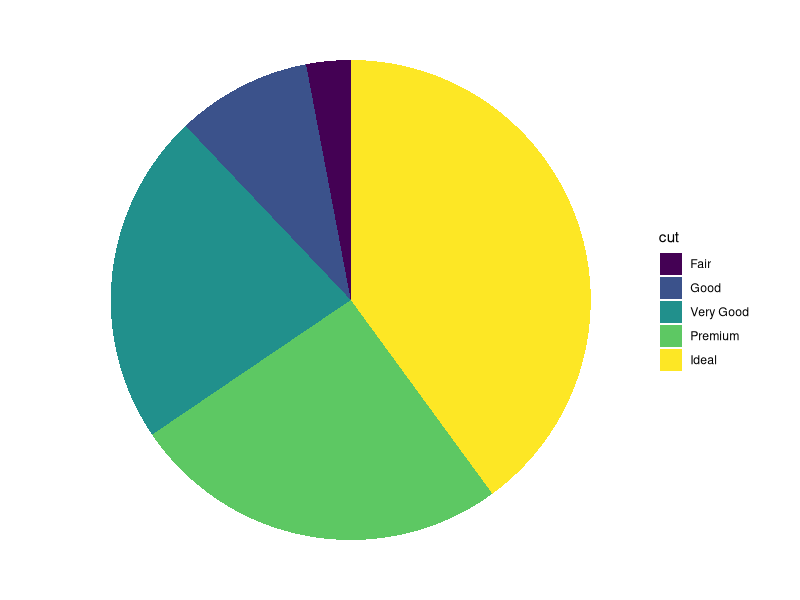
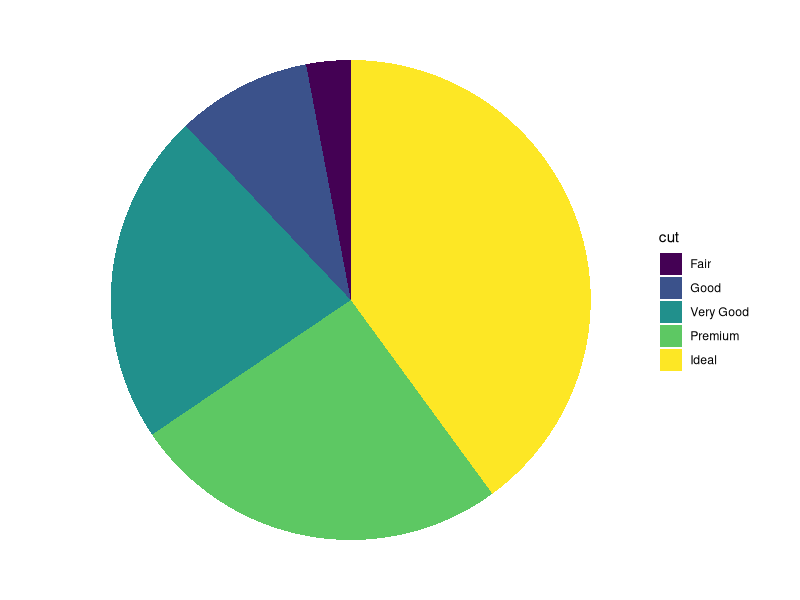

Write R code to recreate these figures, in order.
## ---- chunk 1
knitr::opts_chunk$set(echo = TRUE)
options(tidyverse.quiet = TRUE)
## ---- chunk 2
library(tidyverse)
p <- diamonds %>%
ggplot() + 
  aes(y = 0, fill = cut) + 
  geom_bar() + # or geom_bar
  coord_polar() + 
  theme_void() 

p
## ---- chunk 3
geom_bar <- function(mapping = NULL, data = NULL,
                     stat = "count", position = "stack",
                     ...,
                     just = 0.5,
                     width = NULL,
                     na.rm = FALSE,
                     orientation = NA,
                     show.legend = NA,
                     inherit.aes = TRUE) {
  layer(
    data = data,
    mapping = mapping,
    stat = stat,
    geom = GeomBar,
    position = position,
    show.legend = show.legend,
    inherit.aes = inherit.aes,
    params = rlang::list2(
      just = just,
      width = width,
      na.rm = na.rm,
      orientation = orientation,
      ...
    )
  )
}
## ---- chunk 4
setup_data_bar <- function(data, params) {
    data$flipped_aes <- params$flipped_aes
    data <- flip_data(data, params$flipped_aes)
    data$width <- data$width %||%
      params$width %||% (min(vapply(
        split(data$x, data$PANEL, drop = TRUE),
        resolution, numeric(1), zero = FALSE
      )) * 0.9)
    data$just <- params$just %||% 0.5
    data <- transform(data,
      ymin = pmin(y, 0), ymax = pmax(y, 0),
      xmin = x - width * just, xmax = x + width * (1 - just),
      width = NULL, just = NULL
    )
    flip_data(data, params$flipped_aes)
}


draw_panel_bar <- function(self, data, panel_params, coord, lineend = "butt",
                        linejoin = "mitre", width = NULL, flipped_aes = FALSE) {
    # Hack to ensure that width is detected as a parameter
    ggproto_parent(GeomRect, self)$draw_panel(
      data,
      panel_params,
      coord,
      lineend = lineend,
      linejoin = linejoin
    )
  }

GeomBar <- ggproto("GeomBar", GeomRect,
  required_aes = c("x", "y"),
  # These aes columns are created by setup_data(). They need to be listed here so
  # that GeomRect$handle_na() properly removes any bars that fall outside the defined
  # limits, not just those for which x and y are outside the limits
  non_missing_aes = c("xmin", "xmax", "ymin", "ymax"),
  setup_params = function(data, params) {
    params$flipped_aes <- has_flipped_aes(data, params)
    params
  },
  extra_params = c("just", "na.rm", "orientation"),
  setup_data = setup_data_bar,
  draw_panel = draw_panel_bar,
  rename_size = TRUE
)
## ---- chunk 5
setup_params_count <- function(self, data, params) {
    params$flipped_aes <- has_flipped_aes(data, params, main_is_orthogonal = FALSE)

    has_x <- !(is.null(data$x) && is.null(params$x))
    has_y <- !(is.null(data$y) && is.null(params$y))
    if (!has_x && !has_y) {
      cli::cli_abort("{.fn {snake_class(self)}} requires an {.field x} or {.field y} aesthetic.")
    }
    if (has_x && has_y) {
      cli::cli_abort("{.fn {snake_class(self)}} must only have an {.field x} {.emph or} {.field y} aesthetic.")
    }

    if (is.null(params$width)) {
      x <- if (params$flipped_aes) "y" else "x"
      params$width <- resolution(data[[x]]) * 0.9
    }

    params
    
  }

compute_group_count <- function(self, data, scales, 
                                width = NULL, flipped_aes = FALSE) {
    data <- flip_data(data, flipped_aes)
    x <- data$x
    weight <- data$weight %||% rep(1, length(x))

    count <- as.vector(rowsum(weight, x, na.rm = TRUE))

    bars <- ggplot2:::data_frame0(
      count = count,
      prop = count / sum(abs(count)),
      x = sort(ggplot2:::unique0(x)),
      width = width,
      flipped_aes = flipped_aes,
      .size = length(count)
    )
    flip_data(bars, flipped_aes)
  }

StatCount <- ggproto("StatCount", Stat,
  required_aes = "x|y",
  default_aes = aes(x = after_stat(count), y = after_stat(count), weight = 1),
  setup_params = setup_params_count,
  extra_params = c("na.rm", "orientation"),
  compute_group = compute_group_count,
  dropped_aes = "weight"
)
## ---- chunk 6
diamonds %>%
ggplot() + 
  aes(y = 0, fill = cut) + 
  geom_bar() + # or geom_bar
  coord_polar() + 
  theme_void() 
